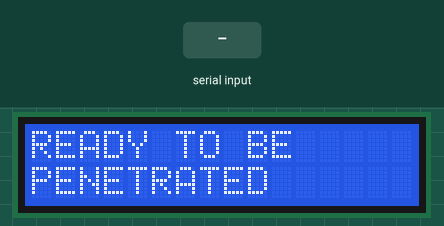
Recording of a sketch running on a simulated Arduino Uno, built with avr-gcc and run on an emulated ATmega328P. On the bench: 16×2 character LCD. Inputs (shaded band) come from the test bench. What the sketch prints to the serial monitor is not drawn.

Above: at 1.2 s.
1.3 s: "1\n" received over Serial
At 1.9 s:
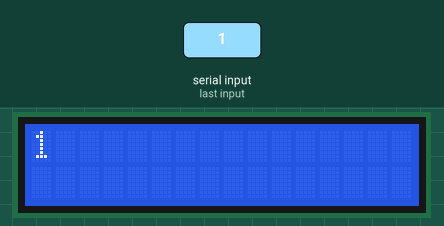
2.9 s: "0\n" received over Serial
At 4.2 s:
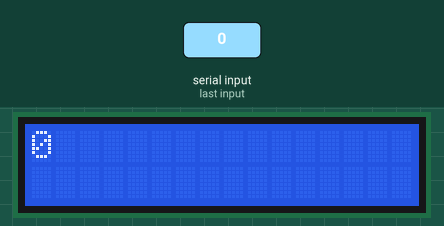
4.5 s: "2\n" received over Serial
At 5.5 s:
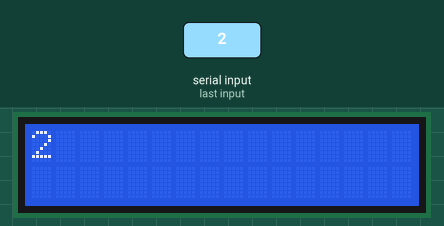
Timing chart, 0 to 7.5 s (numbered marks = the images above; inputs shaded):
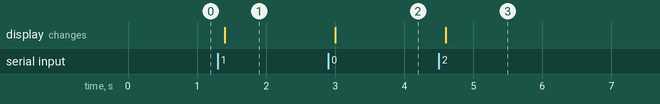

Measured:
- after the input at 1.3 s, the display: changes after 0.10 s (image 1)
- after the input at 2.9 s, the display: changes after 0.10 s (image 2)
- after the input at 4.5 s, the display: changes after 0.10 s (image 3)

The sketch:

Arduino_python_serialtalk.ino
```cpp
#include <LiquidCrystal.h>

LiquidCrystal lcd(7, 8, 9, 10, 11, 12);


void setup() {
  Serial.begin(9600);
  // put your setup code here, to run once:
  lcd.begin(16, 2);// num cols and rows (from now on 0 is the 1st)
  lcd.setCursor(0,0); //(row,col) this is starting from 0,0 in the upper left!!!!
  lcd.write("READY TO BE");
  lcd.setCursor(0,1);
  lcd.write("PENETRATED");
//  lcd.noCursor();
//  delay(2000);
  Serial.write("ready");
}

void loop() {
listen();
}

void listen(){
    if (Serial.available()) {
    // wait a bit for the entire message to arrive
    delay(100);
    // clear the screen
    lcd.clear();
    // read all the available characters
    while (Serial.available() > 0) {
      // display each character to the LCD
      lcd.write(Serial.read());

    }
    Serial.write("recieved");
    Serial.write('\n');
  }
}
```
